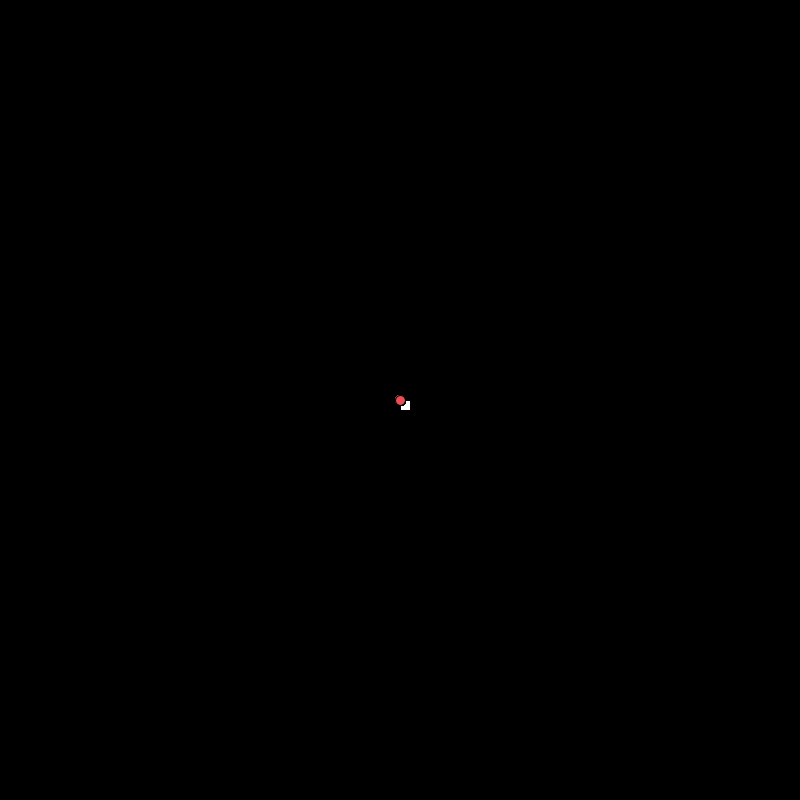
Frame 1 (no input)
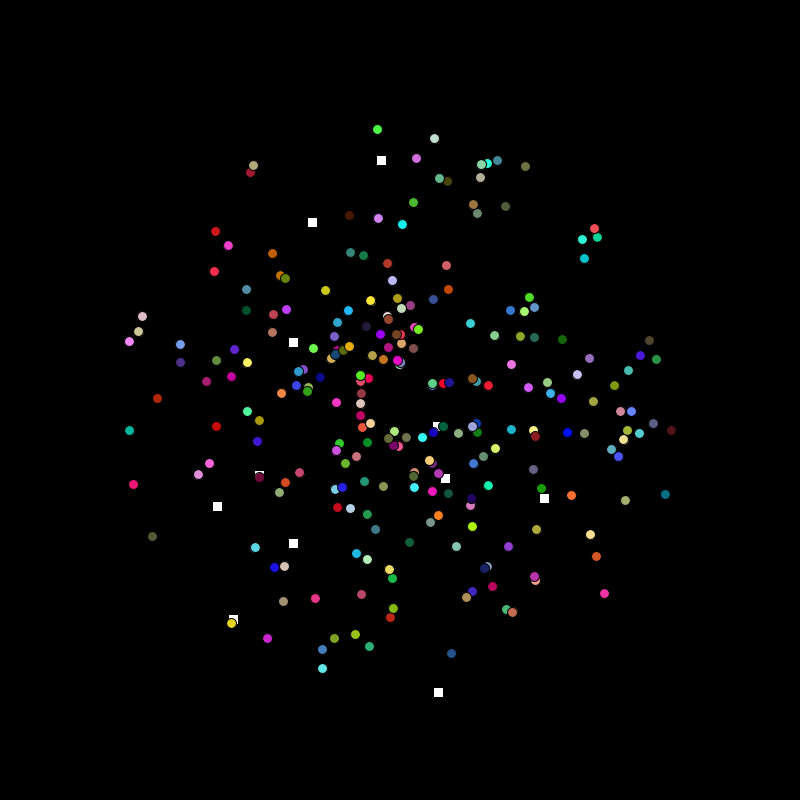
Frame 60 (the mouse pressed at the canvas centre just before this capture)
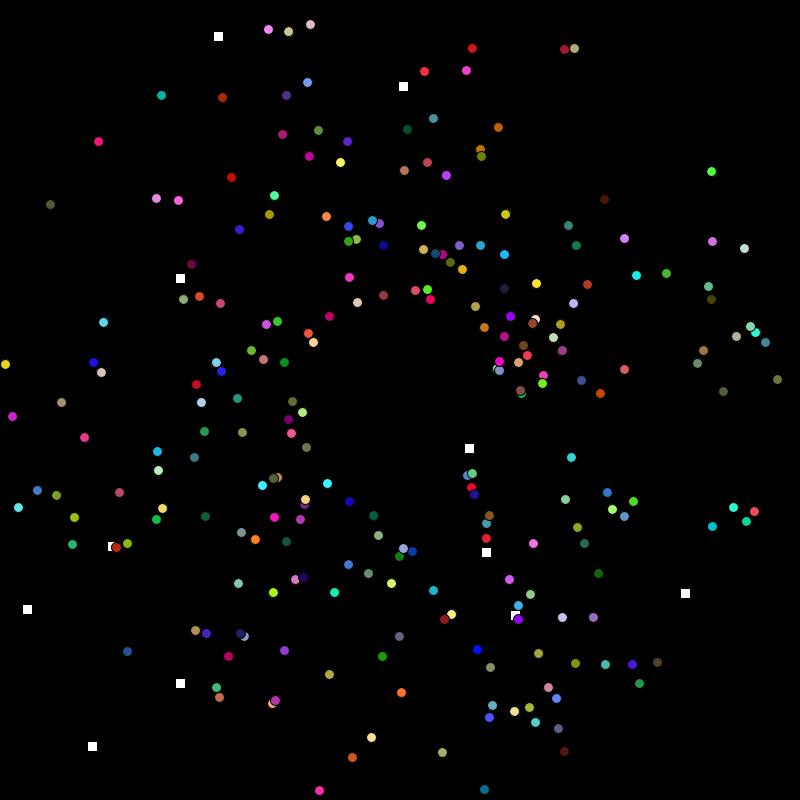
Frame 120 (the mouse held since frame 60 and released just before this capture)

The Processing sketch that drew these frames (run headless with seeded random() and noise(); from frame 60 on, the mouse is pressed at the canvas centre):

// Processing sketch: processing_136454
// ── processing_136454.pde

public final static int num = 250;
    Point[] some = new Point[num];
    
    public void setup() {
        size(800,800);
        for (int i = 0; i < num; i++) {
            if (i <= 10) {
                some[i] = new Odd();
            }
            else {
                some[i] = new Particle();
            }
        }
    }

    public void draw() {
        background(0);
        for (int i = 0; i < num; i++) {
            some[i].show();
            some[i].move();
        }
    }
    
    interface Point {
        public void move();
        public void show();
    }
    
    class Particle implements Point {
        private double x, y, angle, speed;
        private int clr;
        public Particle() {
            x = width/2;
            y = height/2;
            angle = Math.random() * 6 * Math.PI;
            speed = Math.random() * 5;
            clr = color((int)(Math.random()*256),(int)(Math.random()*256),(int)(Math.random()*256));
        }
        public void move() {
            x = x + Math.cos(angle) * speed;
            y = y + Math.sin(angle) * speed;
            angle = angle + .03;
            if(speed < 7) {
                speed += .02;
            }
            else {
                speed -= .01;
            }
        }
        public void show() {
            fill(clr);
            ellipse((float)x, (float)y, 10, 10);
        }
    }
    
    class Odd implements Point {
        private double x, y, angle, speed;
        private int clr;
        public Odd() {
            x = width/2;
            y = height/2;
            angle = Math.random() * 6 * Math.PI;
            speed = Math.random() * 5;
            clr = color(255);
        }
        public void move() {
            x = x + Math.cos(angle) * speed;
            y = y + Math.sin(angle) * speed;
            if (x >= 790) {
                angle = (Math.random() * 2 * Math.PI + 1) / 2;
            }
            else if (x <= 0) {
                angle = (Math.random() * 2 * Math.PI + 3 * Math.PI) / 2;
            }
            if (y >= 790) {
                angle = (Math.random() * Math.PI + Math.PI);
            }
            else if (y <= 0) {
                angle = Math.random() * Math.PI;
            }
        }
        public void show() {
            fill(clr);
            rect((float)x, (float)y, 10, 10);
        }
    }
